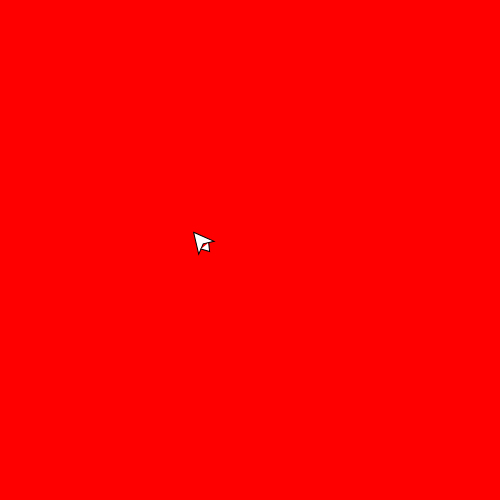
Frame 1 (no input)
Frame 60 (no input): identical to frame 1, image omitted
Frame 120 (the mouse pressed at the canvas centre since frame 60): identical to frame 1, image omitted

The p5.js sketch that drew this single still picture (run headless with seeded random() and noise() and a simulated clock; from frame 60 on, the mouse is pressed at the canvas centre):

// p5.js sketch
// ── sketch.js
let ship;

function setup(){
    createCanvas(500,500);
    ship = new Ship (200,240,0,0,rotate(),true);
}

function draw(){
    background(255,0,0);
    ship.drawShip();
    ship.moveShip();
}

function keyPressed(){
    if (keyCode === LEFT_ARROW) {
        ship.accelerateShip(-0.5,0);
    }
    else if (keyCode === RIGHT_ARROW) {
        ship.accelerateShip(0.5,0);
    }
    else if (keyCode === UP_ARROW) {
        ship.accelerateShip(0,-0.5);
    }
    else if (keyCode === DOWN_ARROW) {
        ship.accelerateShip(0,0.5);
    }
}
// ── Ship.js
class Ship {
	constructor(x, y, vx, vy, rotation, showFlame) {
		this.x = x;
		this.y = y;
		this.vx = vx;
		this.vy = vy;
		this.rotation = rotation;
		this.showFlame = showFlame;
	}

	drawShip() {
		push();
		translate(this.x, this.y);
		let dx = this.vx - this.x;
		let dy = this.vy - this.y;
		let angle = atan2(dy,dx);
		rotate(angle);
		//lineWidth = 1;
		//context.strokeStyle = "#ffffff";
		beginShape();
		vertex(10, 0);
		vertex(-10, 10);
		vertex(-5, 0);
		vertex(-10, -10);
		vertex(10, 0);
		endShape();

		if (this.showFlame) {
			beginShape();
			vertex(-7.5, -5);
			vertex(-15, 0);
			vertex(-7.5, 5);
			endShape();
			//context.stroke();
		}
		pop();
	}

	accelerateShip(ax, ay) {
		this.vx = this.vx + ax;
		this.vy = this.vy + ay;
	}

	moveShip() {
		this.x = this.x + this.vx;
		this.y = this.y + this.vy;
	}
}
